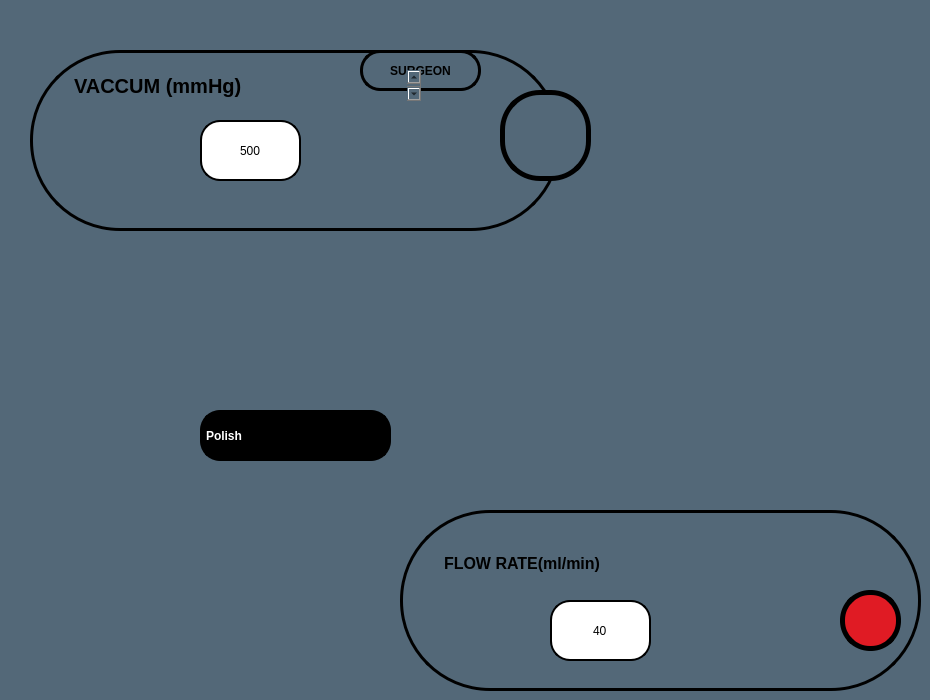
    <widget class="QWidget" name="tab_38">
     <property name="styleSheet">
      <string notr="true">background-color:rgb(83, 104, 120);</string>
     </property>
     <attribute name="title">
      <string>Page</string>
     </attribute>
     <widget class="QPushButton" name="ia2flowup_but">
      <property name="geometry">
       <rect>
        <x>430</x>
        <y>600</y>
        <width>91</width>
        <height>61</height>
       </rect>
      </property>
      <property name="styleSheet">
       <string notr="true">image: url(:/images/up1.png);
background-color:transparent;
border:none;</string>
      </property>
      <property name="text">
       <string/>
      </property>
     </widget>
     <widget class="QPushButton" name="ia2flowdown_but">
      <property name="geometry">
       <rect>
        <x>680</x>
        <y>600</y>
        <width>91</width>
        <height>61</height>
       </rect>
      </property>
      <property name="styleSheet">
       <string notr="true">image: url(:/images/down1.png);
background-color:transparent;
border:none;</string>
      </property>
      <property name="text">
       <string/>
      </property>
     </widget>
     <widget class="QLineEdit" name="lineEdit_69">
      <property name="geometry">
       <rect>
        <x>550</x>
        <y>600</y>
        <width>101</width>
        <height>61</height>
       </rect>
      </property>
      <property name="styleSheet">
       <string notr="true">
font:20pt &quot;Ubuntu&quot;;
background-color: rgb(255,255,255);
border-radius:20px;border:2px solid black;</string>
      </property>
      <property name="text">
       <string>40</string>
      </property>
      <property name="alignment">
       <set>Qt::AlignCenter</set>
      </property>
     </widget>
     <widget class="QTextEdit" name="textEdit_55">
      <property name="geometry">
       <rect>
        <x>440</x>
        <y>550</y>
        <width>201</width>
        <height>41</height>
       </rect>
      </property>
      <property name="styleSheet">
       <string notr="true">background-color:transparent;
font: 15pt &quot;Ubuntu Condensed&quot;;
font:bold;
border:none;
</string>
      </property>
      <property name="html">
       <string>&lt;!DOCTYPE HTML PUBLIC &quot;-//W3C//DTD HTML 4.0//EN&quot; &quot;http://www.w3.org/TR/REC-html40/strict.dtd&quot;&gt;
&lt;html&gt;&lt;head&gt;&lt;meta name=&quot;qrichtext&quot; content=&quot;1&quot; /&gt;&lt;style type=&quot;text/css&quot;&gt;
p, li { white-space: pre-wrap; }
&lt;/style&gt;&lt;/head&gt;&lt;body style=&quot; font-family:'Ubuntu Condensed'; font-size:15pt; font-weight:600; font-style:normal;&quot;&gt;
&lt;p style=&quot; margin-top:0px; margin-bottom:0px; margin-left:0px; margin-right:0px; -qt-block-indent:0; text-indent:0px;&quot;&gt;&lt;span style=&quot; font-family:'Ubuntu'; font-size:12pt;&quot;&gt;FLOW RATE(ml/min)&lt;/span&gt;&lt;/p&gt;&lt;/body&gt;&lt;/html&gt;</string>
      </property>
     </widget>
     <widget class="QLabel" name="label_111">
      <property name="geometry">
       <rect>
        <x>30</x>
        <y>50</y>
        <width>531</width>
        <height>181</height>
       </rect>
      </property>
      <property name="styleSheet">
       <string notr="true">border-radius:90px;
border:3px solid black;</string>
      </property>
      <property name="text">
       <string/>
      </property>
     </widget>
     <widget class="QLabel" name="label_112">
      <property name="geometry">
       <rect>
        <x>400</x>
        <y>510</y>
        <width>521</width>
        <height>181</height>
       </rect>
      </property>
      <property name="styleSheet">
       <string notr="true">border-radius:90px;
border:3px solid black;</string>
      </property>
      <property name="text">
       <string/>
      </property>
     </widget>
     <widget class="QLineEdit" name="lineEdit_70">
      <property name="geometry">
       <rect>
        <x>200</x>
        <y>120</y>
        <width>101</width>
        <height>61</height>
       </rect>
      </property>
      <property name="styleSheet">
       <string notr="true">
font:20pt &quot;Ubuntu&quot;;
background-color: rgb(255,255,255);
border-radius:20px;border:2px solid black;</string>
      </property>
      <property name="text">
       <string>500</string>
      </property>
      <property name="alignment">
       <set>Qt::AlignCenter</set>
      </property>
     </widget>
     <widget class="QPushButton" name="ia2vacup_but">
      <property name="geometry">
       <rect>
        <x>60</x>
        <y>120</y>
        <width>91</width>
        <height>61</height>
       </rect>
      </property>
      <property name="styleSheet">
       <string notr="true">image: url(:/images/up1.png);
background-color:transparent;
border:none;</string>
      </property>
      <property name="text">
       <string/>
      </property>
     </widget>
     <widget class="QTextEdit" name="textEdit_56">
      <property name="geometry">
       <rect>
        <x>70</x>
        <y>70</y>
        <width>351</width>
        <height>31</height>
       </rect>
      </property>
      <property name="styleSheet">
       <string notr="true">background-color:transparent;
font: 15pt &quot;Ubuntu Condensed&quot;;
font:bold;
border:none;
</string>
      </property>
      <property name="html">
       <string>&lt;!DOCTYPE HTML PUBLIC &quot;-//W3C//DTD HTML 4.0//EN&quot; &quot;http://www.w3.org/TR/REC-html40/strict.dtd&quot;&gt;
&lt;html&gt;&lt;head&gt;&lt;meta name=&quot;qrichtext&quot; content=&quot;1&quot; /&gt;&lt;style type=&quot;text/css&quot;&gt;
p, li { white-space: pre-wrap; }
&lt;/style&gt;&lt;/head&gt;&lt;body style=&quot; font-family:'Ubuntu Condensed'; font-size:15pt; font-weight:600; font-style:normal;&quot;&gt;
&lt;p style=&quot; margin-top:0px; margin-bottom:0px; margin-left:0px; margin-right:0px; -qt-block-indent:0; text-indent:0px;&quot;&gt;VACCUM (mmHg)&lt;/p&gt;&lt;/body&gt;&lt;/html&gt;</string>
      </property>
     </widget>
     <widget class="QPushButton" name="ia2vacdown_but">
      <property name="geometry">
       <rect>
        <x>360</x>
        <y>120</y>
        <width>91</width>
        <height>61</height>
       </rect>
      </property>
      <property name="styleSheet">
       <string notr="true">image: url(:/images/down1.png);
background-color:transparent;
border:none;</string>
      </property>
      <property name="text">
       <string/>
      </property>
     </widget>
     <widget class="QLabel" name="label_113">
      <property name="geometry">
       <rect>
        <x>500</x>
        <y>90</y>
        <width>91</width>
        <height>91</height>
       </rect>
      </property>
      <property name="styleSheet">
       <string notr="true">font:20pt &quot;Ubuntu&quot;;
border:5px solid black;
border-radius:40px;font-weight: bold;</string>
      </property>
      <property name="text">
       <string/>
      </property>
     </widget>
     <widget class="QPushButton" name="ia2mode">
      <property name="geometry">
       <rect>
        <x>360</x>
        <y>50</y>
        <width>121</width>
        <height>41</height>
       </rect>
      </property>
      <property name="styleSheet">
       <string notr="true">font:15pt &quot;Ubuntu&quot;;

border-radius:20px;
border:none;
font-weight: bold;
border:3px solid black;</string>
      </property>
      <property name="text">
       <string>SURGEON</string>
      </property>
     </widget>
     <widget class="QLabel" name="label_114">
      <property name="geometry">
       <rect>
        <x>200</x>
        <y>410</y>
        <width>191</width>
        <height>51</height>
       </rect>
      </property>
      <property name="styleSheet">
       <string notr="true">font:30pt &quot;Ubuntu&quot;;

border-radius:20px;

border:none;font-weight: bold;border:3px solid black;
background-color: rgb(0, 0, 0);
color: rgb(255, 255, 255);</string>
      </property>
      <property name="text">
       <string>Polish</string>
      </property>
     </widget>
     <widget class="QPushButton" name="CI5_3">
      <property name="geometry">
       <rect>
        <x>840</x>
        <y>590</y>
        <width>61</width>
        <height>61</height>
       </rect>
      </property>
      <property name="styleSheet">
       <string notr="true">font:20pt &quot;Ubuntu&quot;;
background-color: rgb(224, 27, 36);
color: rgb(224, 27, 36);
image: url(:/images/ci.png);
border:5px solid black;
border-radius:30px;font-weight: bold;</string>
      </property>
      <property name="text">
       <string/>
      </property>
     </widget>
     <zorder>label_112</zorder>
     <zorder>ia2flowup_but</zorder>
     <zorder>ia2flowdown_but</zorder>
     <zorder>lineEdit_69</zorder>
     <zorder>label_111</zorder>
     <zorder>lineEdit_70</zorder>
     <zorder>ia2vacup_but</zorder>
     <zorder>ia2vacdown_but</zorder>
     <zorder>label_113</zorder>
     <zorder>ia2mode</zorder>
     <zorder>label_114</zorder>
     <zorder>textEdit_56</zorder>
     <zorder>textEdit_55</zorder>
     <zorder>CI5_3</zorder>
    </widget>
